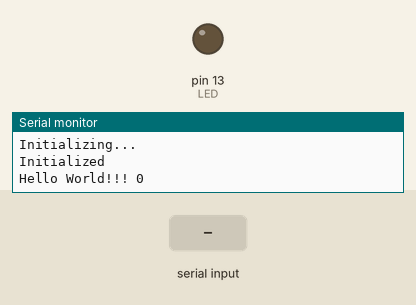
This program was run on a simulated Arduino Uno, built with avr-gcc and run on an emulated ATmega328P. Parts: output pins drawn as LEDs (lit = HIGH), the last lines printed to the serial monitor. The inputs (shaded band) are chosen by the test bench.

Above: at 2.3 s.
2.4 s: "a" received over Serial
At 2.7 s:
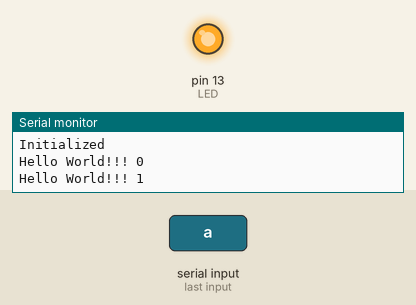
3.9 s: "b" received over Serial
At 5.1 s:
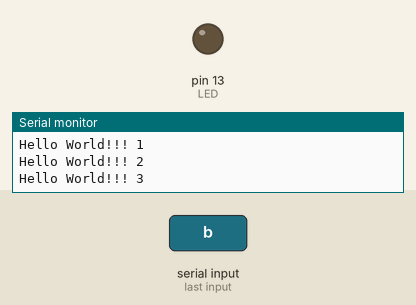
Timing chart, 0 to 6.9 s (numbered marks = the images above; inputs shaded):
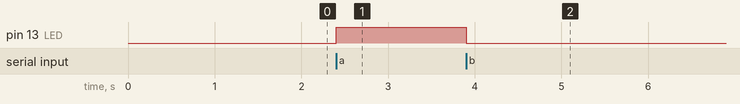

Measured:
- after the input at 2.4 s, pin 13 (LED): LOW → HIGH at once
- after the input at 3.9 s, pin 13 (LED): HIGH → LOW at once

The program:

main.cpp
```cpp
#include <Arduino.h>

#define LED 13

void setup() {
    // Led pin setup
    pinMode(LED,OUTPUT);
}

void loop() {
    int i = 0;
    int interval = 1000;
    unsigned long ptime = 0;
    char menu;

    // Serial comunication initialization
    Serial.begin(9600);

    Serial.println("Initializing...");
    delay(1500); // Bez tego licznik odwala na starcie
    Serial.println("Initialized");

    while(1){
        if(ptime < (millis()-interval))
        {
            Serial.print("Hello World!!! ");
            Serial.println(i);
            i++;
            ptime = millis(); // Update time
        }
        menu = Serial.read();
        switch (menu)
        {
        // Turn LED on
        case 'a':
            digitalWrite(LED,HIGH);
            break;
        // Turn LED off
        case 'b':
            digitalWrite(LED,LOW);
            break;
        default:
            break;
        }

    }

}
```
